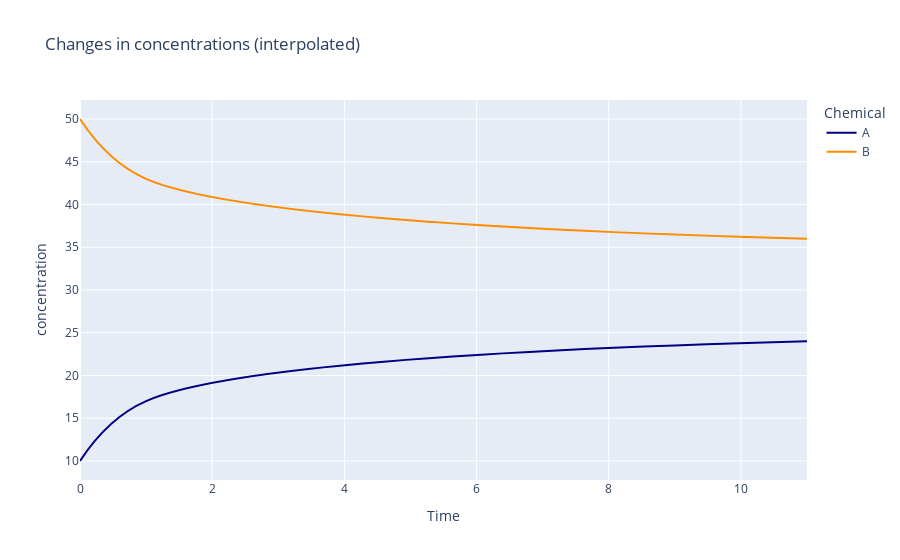

Notebook code for this chart:
### Code cell
fig = px.line(data_frame=c, x="t", y=["A", "B"], title="Changes in concentrations (interpolated)", 
              line_shape="spline", color_discrete_sequence = ['navy', 'darkorange'],
              labels=dict(t="Time", value="concentration", variable="Chemical"))
fig.show()

### Figure 1 — Plotly figure (JSON) as saved in the notebook; plotly's stock layout.template omitted (floating-point values rounded to 4 significant figures)
{"data": [{"hovertemplate": "Chemical=A<br>Time=%{x}<br>concentration=%{y}<extra></extra>", "legendgroup": "A", "line": {"color": "navy", "dash": "solid", "shape": "spline"}, "marker": {"symbol": "circle"}, "mode": "lines", "name": "A", "orientation": "v", "showlegend": true, "type": "scatter", "visible": true, "x": [0, 1, 11], "xaxis": "x", "y": [10, 17, 23.99], "yaxis": "y"}, {"hovertemplate": "Chemical=B<br>Time=%{x}<br>concentration=%{y}<extra></extra>", "legendgroup": "B", "line": {"color": "darkorange", "dash": "solid", "shape": "spline"}, "marker": {"symbol": "circle"}, "mode": "lines", "name": "B", "orientation": "v", "showlegend": true, "type": "scatter", "visible": true, "x": [0, 1, 11], "xaxis": "x", "y": [50, 43, 36.01], "yaxis": "y"}], "layout": {"autosize": true, "legend": {"title": {"text": "Chemical"}, "tracegroupgap": 0}, "title": {"text": "Changes in concentrations (interpolated)"}, "xaxis": {"anchor": "y", "autorange": true, "domain": [0, 1], "range": [0, 11], "showspikes": false, "title": {"text": "Time"}, "type": "linear"}, "yaxis": {"anchor": "x", "autorange": true, "domain": [0, 1], "range": [7.778, 52.22], "showspikes": false, "title": {"text": "concentration"}, "type": "linear"}}}
